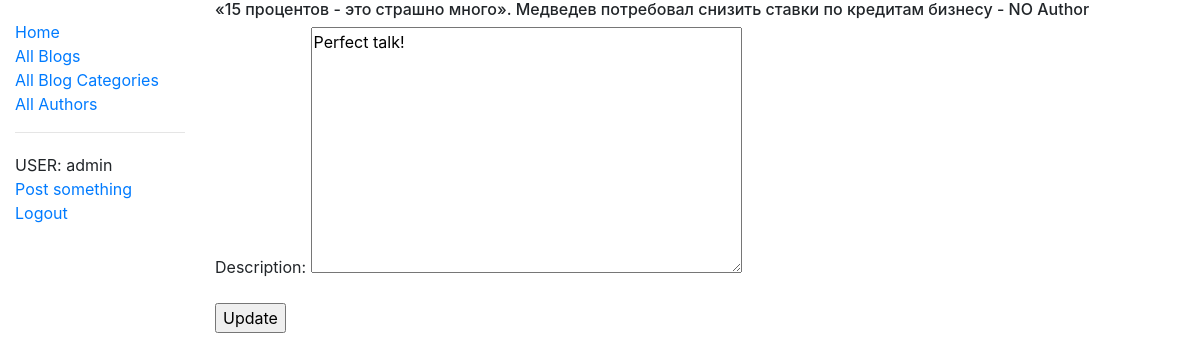
Screenshot of /blog/comment/1/update/ (signed in) with the database file from the repository.
### register/models.py (models this page shows, shortened)
class User(AbstractUser):
    email = models.CharField(unique=True, max_length=254)
    is_author = models.BooleanField(default=False)
    class Meta(AbstractUser.Meta):
        pass

### blog/models.py (models this page shows, shortened)
class Comment(models.Model):
    description = models.TextField()
    pub_date = models.DateField(default=date.today, help_text='Date When Comment Was Added')
    author = models.ForeignKey(settings.AUTH_USER_MODEL, on_delete=models.SET_NULL, null=True)
    to_blog = models.ForeignKey(BlogPost, on_delete=models.CASCADE)

class BlogPost(models.Model):
    name = models.CharField(max_length=200, help_text='Blog Post Header')
    body = models.TextField(help_text='Blog Post Body')
    pub_date = models.DateField(default=date.today, help_text='Date When Post Was Created')
    author = models.ForeignKey(settings.AUTH_USER_MODEL, on_delete=models.SET_NULL, null=True)
    category = models.ForeignKey(BlogCategory, on_delete=models.SET_NULL, null=True)
    class Meta:
        ordering = ['-pub_date', 'category']
        permissions = [('can_add_posts', 'Can add Posts')]
    def __str__(self):
        auth_ins = f'by {self.author}' if self.author else '- NO Author'
        return f"{self.name} {auth_ins}"

### blog/views.py (the view, shortened to what this page needs)
# urls.py: path('comment/<int:pk>/update/', views.CommentEditView.as_view(), name='edit-comment'),
class CommentEditView(UpdateView, LoginRequiredMixin):
    model = Comment
    fields = ['description']
    def get_object(self, *args, **kwargs):
        obj = super().get_object(*args, **kwargs)
        if not obj.author == self.request.user:
            raise PermissionDenied
        return obj

### blog/templates/blog/comment_form.html (shortened to what this page needs)
{% extends "blog/base_generic.html" %}
{% block content %}
    <h6>{{ object.to_blog }}</h6>
    <form method="post">
        {{ form.as_p }}
        <input type="submit" value="Update">
    </form>
{% endblock %}

### blog/templates/blog/base_generic.html (shortened to what this page needs)
<!DOCTYPE html>
<html lang="en">
<head>
  <link rel="stylesheet" href="https://stackpath.bootstrapcdn.com/bootstrap/4.1.3/css/bootstrap.min.css">
  {% load static %}
  <link rel="stylesheet" href="{% static 'blog/css/styles.css' %}">
</head>
<body>
  <div class="container-fluid">
    <div class="row">
      <div class="col-sm-2">
      {% block sidebar %}
        <ul class="sidebar-nav">
          <li><a href="{% url 'blog:index' %}">Home</a></li>
          <li><a href="{% url 'blog:blogs' %}">All Blogs</a></li>
          <li><a href="{% url 'blog:categories' %}">All Blog Categories</a></li>
          <li><a href="{% url 'blog:authors' %}">All Authors</a></li>
        </ul>
        <hr>
        <ul class="sidebar-nav">
          {% if user.is_authenticated %}
            <li>USER: {{ user.get_username }}</li>
            {% if perms.blog.can_add_posts %}
              <li><a href="{% url 'blog:create-blog' %}">Post something</a></li>
            {% endif %}
            <li><a href="{% url 'logout' %}?next={{request.path}}">Logout</a></li>
          {% else %}
            <li><a href="{% url 'login' %}?next={{request.path}}">Login</a></li>
            <li><a href="{% url 'register' %}?next={{request.path}}">Create an account</a></li>
          {% endif %}
        </ul>
     {% endblock %}
      </div>
      <div class="col-sm-10 ">{% block content %}{% endblock %}
      </div>
    </div>
  </div>
</body>
</html>

### blog/static/blog/css/styles.css (style rules this page uses)
.sidebar-nav { margin-top: 20px; padding: 0; list-style: none; }

### rows the page displays
User: get_username "admin"
Comment: to_blog "«15 процентов - это страшно много». Медведев потребовал снизить ставки по кредитам бизнесу - NO Author", description "Perfect talk!"
